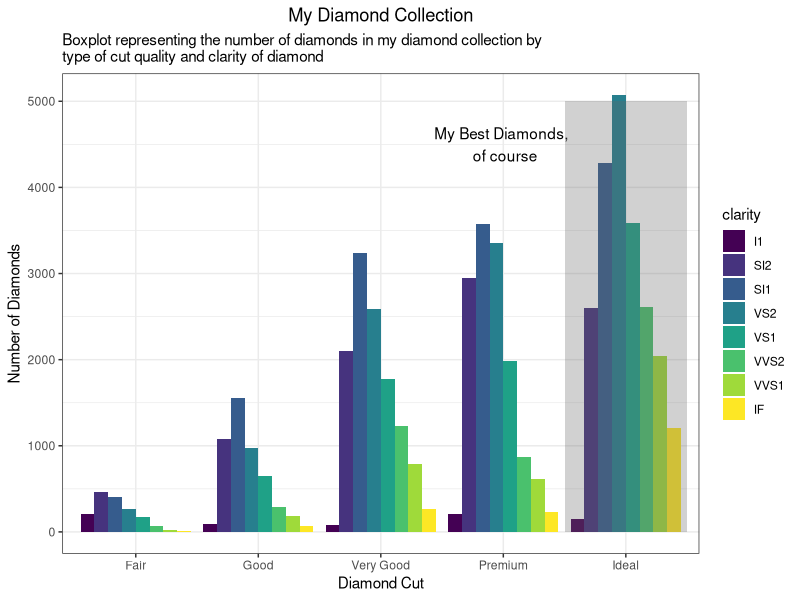
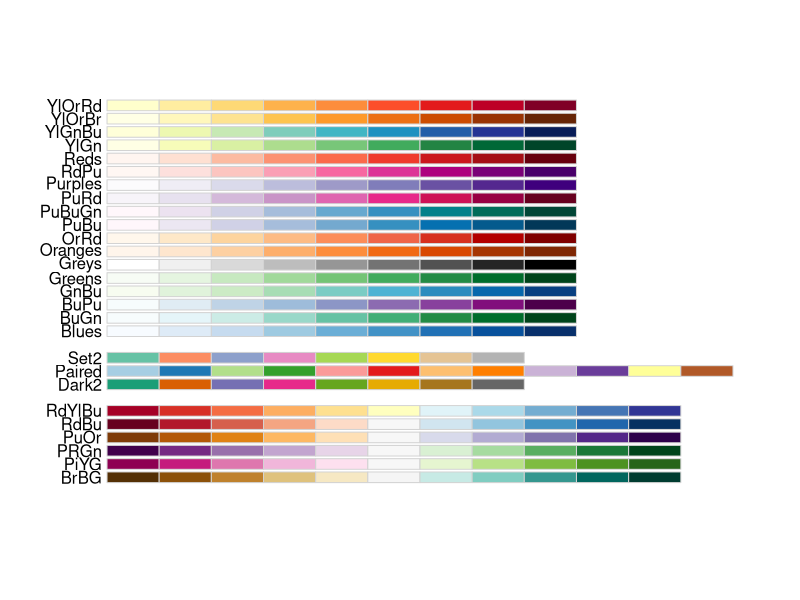

Here is the R script that generated these plots, in order:
## ---- chunk 1
knitr::opts_chunk$set(echo = FALSE)
## ---- chunk 2
library("ggplot2")
library("magrittr") #so I can do some piping
data("diamonds")
data("mpg")
data("iris")
theme_set(theme_bw()) #I'll give you this one, you can set the theme individually for graphs
#or you can set the theme for all the graphs using theme_set()
#theme_bw() is best theme (IMO)

#for graph 3:
library("ggrepel")


## ---- chunk 3

#hint think about the *position* the bars are in...
## ---- chunk 4

data("diamonds")

diamonds %>% 
  ggplot(mapping = aes(x = cut, fill = clarity)) +
  geom_bar(position = position_dodge(width = 0.9)) +
  labs(
      title = "My Diamond Collection",
      subtitle = "Boxplot representing the number of diamonds in my diamond collection by \ntype of cut quality and clarity of diamond",
      x = "Diamond Cut",
      y = "Number of Diamonds"
  ) +
  theme(plot.title = element_text(hjust = 0.5)) +
  annotate("text", x = "Premium", y = 4500, label = "My Best Diamonds, \n of course") +
  annotate ("rect", xmin = 4.5, xmax = 5.5, ymin = 0, ymax = 5000, hjust = "Ideal", fill = "grey40", alpha = 0.3)

## ---- chunk 5
data("iris")
## ---- chunk 6

## ---- chunk 7
data("mpg")
corvette <- mpg[mpg$model == "corvette",]
#install
require("ggrepel") #useful for making text annotations better, hint hint
set.seed(42)
## ---- chunk 8

## ---- chunk 9
data(mpg)

#hint for the coloring, colorbrewer and you can set palette colors and make your graphs colorblind friendly
library(RColorBrewer)
display.brewer.all(colorblindFriendly = T) #take a look at the colorblindfriendly options
## ---- chunk 10

